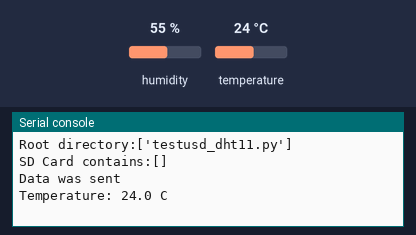
Bench run of a program on a simulated MicroPython board. Parts: the last lines printed to the serial console. Inputs (shaded band) come from the test bench; at power-on: temperature 24 °C, humidity 55 %. Files the program writes start out absent; threads take turns every 2 ms.

Above: at 1.2 s.
1.3 s: temperature set to 12 °C
At 6.3 s:
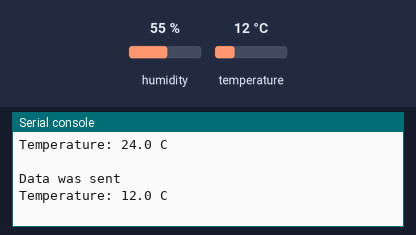
7.3 s: temperature set to 19 °C
At 15.09 s:
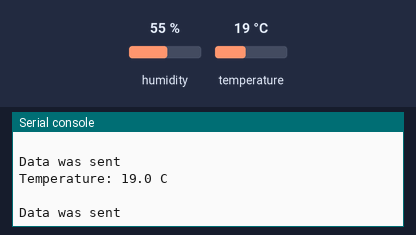
Timing chart, 0 to 16.6 s (numbered marks = the images above; inputs shaded):
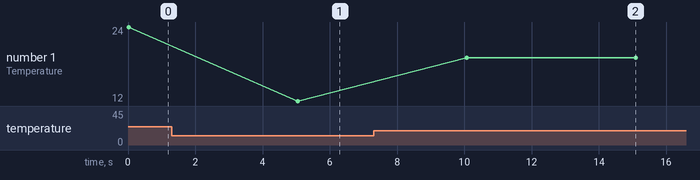

The program:

testusd_dht11.py
```python
import os
from machine import Pin, SoftSPI
import utime
import dht
from sdcard import SDCard
import _thread

sensor = dht.DHT11(Pin(28))

# Pin assignment:
# MISO -> GPIO 12
# MOSI -> GPIO 11
# SCK  -> GPIO 10
# CS   -> GPIO 13
# VCC  -> 5V
# GND -> GND

spisd = SoftSPI(-1, miso=Pin(12), mosi=Pin(11), sck=Pin(10))
sd = SDCard(spisd, Pin(13))

print('Root directory:{}'.format(os.listdir()))
vfs = os.VfsFat(sd)
os.mount(vfs, '/sd')
print('Root directory:{}'.format(os.listdir()))
os.chdir('sd')
print('SD Card contains:{}'.format(os.listdir()))

def sdcard_write ():
    while True:

        temp = sensor.temperature()

        ftemp = float(temp)
        stemp = str(ftemp)

        f = open('Temp_test1.txt', 'a')
        f.write(stemp + '\n')
        f.close()

        print("Data was sent")

        utime.sleep(5)
_thread.start_new_thread(sdcard_write,())

while True:
  try:
    sensor.measure()
    temp = sensor.temperature()

    print('Temperature: %3.1f C' %temp)
    print('')
    utime.sleep(5) #5 segundo

  except OSError as e:
    print('Failed to read sensor.')
```

Measured:
- after the input at 1.3 s, the serial console: prints a new line after 3.7 s (image 1)
- after the input at 7.3 s, the serial console: prints a new line after 2.8 s (image 2)
- plotted number 1: 24 → 12 after the input at 1.3 s, 12 → 19 after the input at 7.3 s
